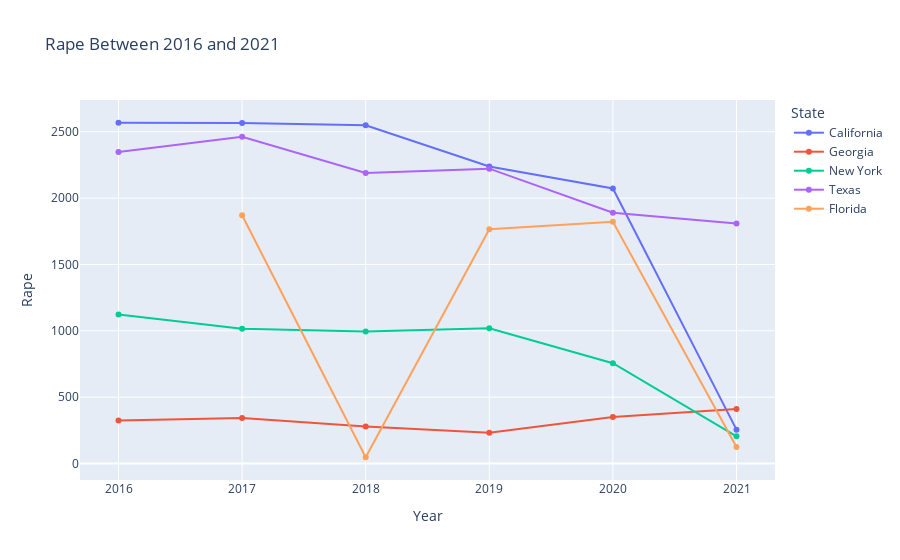

Source (notebook cell):
### Code cell
# This code chunk plots the line chart for the following five states. 
#The chart is interactive.
selected_states = ['New York', 'California', 'Texas', 'Georgia', 'Florida']
filtered_data = api_data[api_data['State'].isin(selected_states)]
fig = px.line(filtered_data, x='Year', y='Rape', color='State', markers=True,
              title='Rape Between 2016 and 2021')
fig.show()

### Figure 1 — Plotly figure (JSON) as saved in the notebook; plotly's stock layout.template omitted (floating-point values rounded to 4 significant figures)
{"data": [{"hovertemplate": "State=California<br>Year=%{x}<br>Rape=%{y}<extra></extra>", "legendgroup": "California", "line": {"color": "#636efa", "dash": "solid"}, "marker": {"symbol": "circle"}, "mode": "lines+markers", "name": "California", "orientation": "v", "showlegend": true, "type": "scatter", "x": [2016, 2017, 2018, 2019, 2020, 2021], "xaxis": "x", "y": [2568, 2567, 2549, 2238, 2073, 255], "yaxis": "y"}, {"hovertemplate": "State=Georgia<br>Year=%{x}<br>Rape=%{y}<extra></extra>", "legendgroup": "Georgia", "line": {"color": "#EF553B", "dash": "solid"}, "marker": {"symbol": "circle"}, "mode": "lines+markers", "name": "Georgia", "orientation": "v", "showlegend": true, "type": "scatter", "x": [2016, 2017, 2018, 2019, 2020, 2021], "xaxis": "x", "y": [324, 343, 278, 232, 350, 410], "yaxis": "y"}, {"hovertemplate": "State=New York<br>Year=%{x}<br>Rape=%{y}<extra></extra>", "legendgroup": "New York", "line": {"color": "#00cc96", "dash": "solid"}, "marker": {"symbol": "circle"}, "mode": "lines+markers", "name": "New York", "orientation": "v", "showlegend": true, "type": "scatter", "x": [2016, 2017, 2018, 2019, 2020, 2021], "xaxis": "x", "y": [1122, 1015, 994, 1019, 756, 205], "yaxis": "y"}, {"hovertemplate": "State=Texas<br>Year=%{x}<br>Rape=%{y}<extra></extra>", "legendgroup": "Texas", "line": {"color": "#ab63fa", "dash": "solid"}, "marker": {"symbol": "circle"}, "mode": "lines+markers", "name": "Texas", "orientation": "v", "showlegend": true, "type": "scatter", "x": [2016, 2017, 2018, 2019, 2020, 2021], "xaxis": "x", "y": [2347, 2463, 2189, 2222, 1890, 1808], "yaxis": "y"}, {"hovertemplate": "State=Florida<br>Year=%{x}<br>Rape=%{y}<extra></extra>", "legendgroup": "Florida", "line": {"color": "#FFA15A", "dash": "solid"}, "marker": {"symbol": "circle"}, "mode": "lines+markers", "name": "Florida", "orientation": "v", "showlegend": true, "type": "scatter", "x": [2017, 2018, 2019, 2020, 2021], "xaxis": "x", "y": [1871, 47, 1765, 1822, 124], "yaxis": "y"}], "layout": {"legend": {"title": {"text": "State"}, "tracegroupgap": 0}, "title": {"text": "Rape Between 2016 and 2021"}, "xaxis": {"anchor": "y", "domain": [0, 1], "title": {"text": "Year"}}, "yaxis": {"anchor": "x", "domain": [0, 1], "title": {"text": "Rape"}}}}
